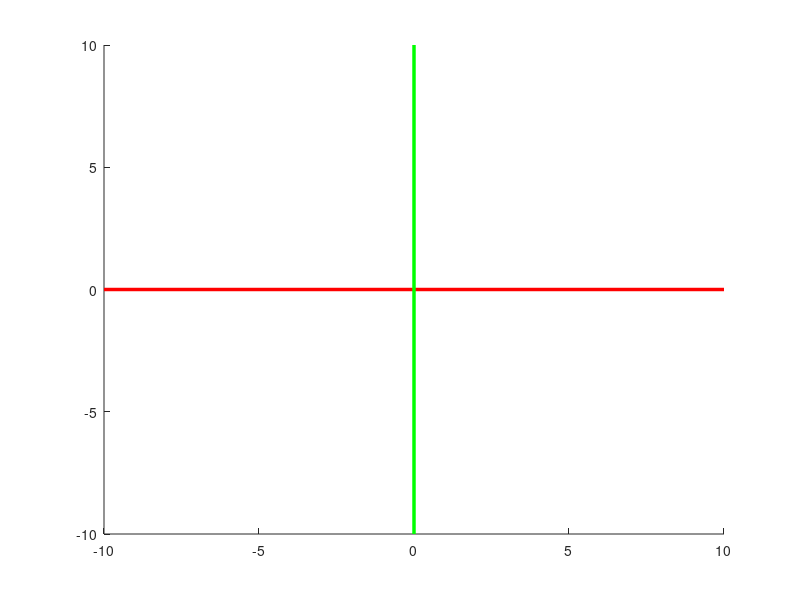

Write MATLAB code to recreate this figure.
function printAxis()
line([-10 10],[0 0],[0 0],'color',[1 0 0],'linewidth',2.5); %Establece el eje en x rojo
line([0 0],[-10 10],[0 0],'color',[0 1 0],'linewidth',2.5); %Establece el eje en y verde
end